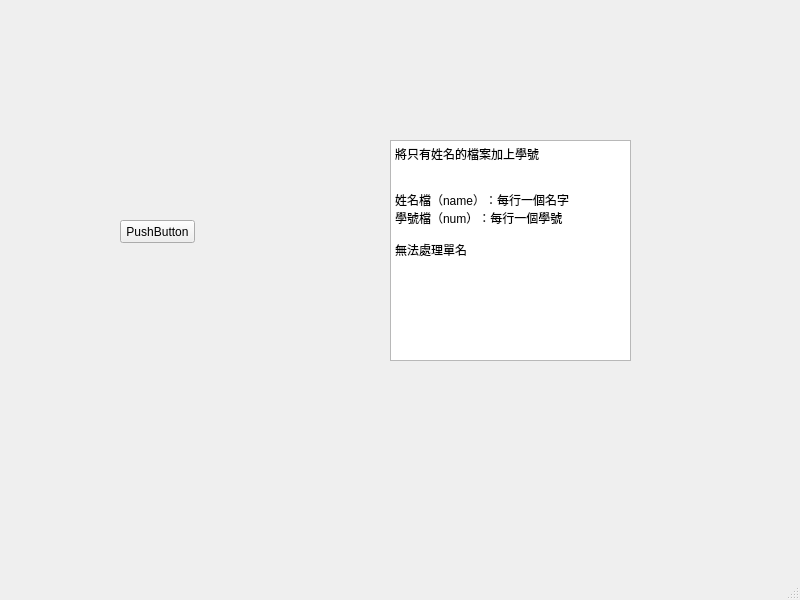
<?xml version="1.0" encoding="UTF-8"?>
<ui version="4.0">
 <class>MainWindow</class>
 <widget class="QMainWindow" name="MainWindow">
  <property name="geometry">
   <rect>
    <x>0</x>
    <y>0</y>
    <width>800</width>
    <height>600</height>
   </rect>
  </property>
  <property name="windowTitle">
   <string>MainWindow</string>
  </property>
  <widget class="QWidget" name="centralwidget">
   <widget class="QPushButton" name="pushButton">
    <property name="geometry">
     <rect>
      <x>120</x>
      <y>220</y>
      <width>75</width>
      <height>23</height>
     </rect>
    </property>
    <property name="text">
     <string>PushButton</string>
    </property>
   </widget>
   <widget class="QPlainTextEdit" name="plainTextEdit">
    <property name="geometry">
     <rect>
      <x>390</x>
      <y>140</y>
      <width>241</width>
      <height>221</height>
     </rect>
    </property>
    <property name="plainText">
     <string>將只有姓名的檔案加上學號


姓名檔（name）：每行一個名字
學號檔（num）：每行一個學號

無法處理單名</string>
    </property>
   </widget>
  </widget>
  <widget class="QMenuBar" name="menubar">
   <property name="geometry">
    <rect>
     <x>0</x>
     <y>0</y>
     <width>800</width>
     <height>21</height>
    </rect>
   </property>
  </widget>
  <widget class="QStatusBar" name="statusbar"/>
 </widget>
 <resources/>
 <connections/>
</ui>
